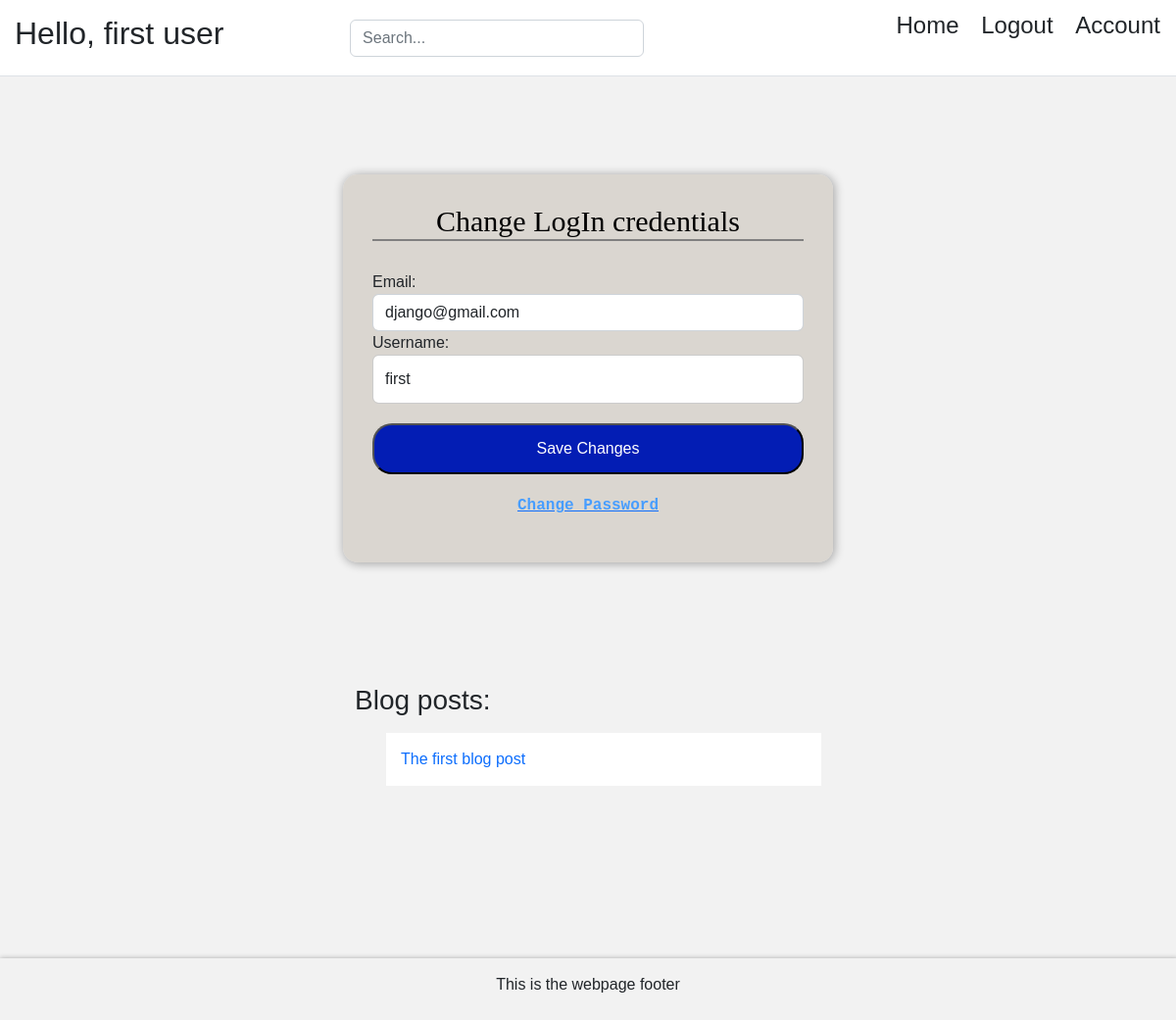
The page /account/ (signed in) on the database its author committed.
### account/models.py (models this page shows, shortened)
class Account(AbstractBaseUser):
    email = models.EmailField(verbose_name="email",unique=True, max_length=254)
    username = models.CharField(max_length=20, unique=True)
    date_joined = models.DateTimeField(verbose_name="date joined", auto_now_add=True)
    last_login = models.DateTimeField(verbose_name="last login", auto_now=True)
    is_admin = models.BooleanField(default=False)
    is_active = models.BooleanField(default=True )
    is_staff = models.BooleanField(default=False)
    is_superuser = models.BooleanField(default=False)
    USERNAME_FIELD = 'email'
    REQUIRED_FIELDS = ['username',]
    object = Myaccountmanager()

### blog/models.py (models this page shows)
class Blogpost(models.Model):
    title = models.CharField(max_length=75,null=False,blank=False)
    body = models.CharField(max_length=6500,null=False,blank=False)
    image = models.ImageField(upload_to=upload_location,null=False,blank=False)
    date_published = models.DateTimeField(auto_now=True,verbose_name ="date published")
    date_update = models.DateTimeField(auto_now_add=True,verbose_name = "date update")
    author = models.ForeignKey(settings.AUTH_USER_MODEL, on_delete=models.CASCADE)
    slug = models.SlugField(blank=True,unique=True)
    def __str__(self):
        return self.title

### account/views.py (the view)
# urls.py: path('account/',account_view,name="account"),
def account_view(request):
    if not request.user.is_authenticated:
        return redirect("login")
    context = {}
    if request.POST:
        form = AccountUpdateForm(request.POST, instance=request.user)
        if form.is_valid():
            form.initial = {
                "email": request.POST['email'],
                "username": request.POST['username']
            }
            form.save()
            context['success_message'] = "Updated"
    else:
        form = AccountUpdateForm(
            initial={
                "email": request.user.email,
                "username":request.user.username,
            }
        )
    context['account_form'] = form
    blog_posts = Blogpost.objects.filter(author=request.user)
    context['blog_posts'] = blog_posts
    return render(request,'account/account.html',context)

### account/forms.py (shortened to what this page needs)
class AccountUpdateForm(forms.ModelForm):
    class Meta:
        model = Account
        fields = ("email","username")

### account/templates/account/account.html (shortened to what this page needs)
{% extends 'base.html' %} {% block content %}
<form id="username-form" method="post">
  <h1>Change LogIn credentials</h1>
  <label>Email:</label>
  <input type="email" name="email" placeholder="Email address" id="inputEmail" class="form-control" value={{account_form.initial.email}} />
  <label>Username:</label>
  <input type="text" id="inputUsername" class="form-control" name="username" placeholder="Username" value={{account_form.initial.username }} />
  <input type="submit" value="Save Changes" />
  <p style="text-align:center; text-decoration: underline; margin-top: 20px; font-family: monospace;" >
    <a href="{% url 'password_change'%}"><b style="color: rgb(71, 157, 255);">Change Password</b></a>
  </p>
</form>
<div class="container mt-4 p-4" id="last-div">
  <div class="row">
    <div class="blog-posts">
      <h3 class="mb-3 font-weight-normal" style="margin:auto;">Blog posts:</h3>
      {% if blog_posts %}
        <ul>
          {% for post in blog_posts %}
            <a href="{% url 'blog:detail' post.slug %}" style="text-decoration: none;">
              <li style="background-color: white; margin-bottom: 5px; padding:15px;" class="list-group-item">{{post}}</li>
            </a>
          {% endfor %}
        </ul>
      {% else %}
        <p>You don't have any blog posts. Create a blog post <u> <a href="{% url 'blog:create' %}">here.</a> </u></p>
      {% endif %}
    </div>
  </div>
</div>
{% endblock content %}

### Templates/snippets/header.html (shortened to what this page needs)
<link
  href="https://cdn.jsdelivr.net/npm/bootstrap@5.2.3/dist/css/bootstrap.min.css"
  rel="stylesheet"
/>
<div
  style="background-color: white"
  class="d-flex flex-column flex-md-row align-items-center pb-3 mb-4 border-bottom"
>
  <span class="fs-4" style="margin-top: 15px; margin-left: 15px;">
    {% if request.user.is_authenticated %}
    <h2>Hello, {{request.user.username}}</h2>
    {% else %}
    <h5><strong>Hello</strong>,Your username will be here after you login ;)</h5>
    {% endif %}
  </span>
  <div class="search-bar mt-sm-3">
    <form method="get">
      <input
        type="text"
        class="form-control"
        placeholder="Search..."
        id="id_q"
        name="q"
      />
    </form>
  </div>
  <nav class="d-inline-flex mt-2 mt-md-0 ms-md-auto">
    {% if request.user.is_authenticated %}
    <h4>
      <a
        class="me-3 py-2 text-dark text-decoration-none"
        href="{% url 'home' %}"
      >
        Home
      </a>
      <a
        class="me-3 py-2 text-dark text-decoration-none"
        href="{% url 'logout' %}"
      >
        Logout
      </a>
      <a
        class="me-3 py-2 text-dark text-decoration-none"
        href="{% url 'account' %}"
      >
        Account
      </a>
    </h4>
    {% endif %}
  </nav>
</div>

### Templates/snippets/header.html (style rules this page uses)
.container { max-width: 960px; }
.search-bar { max-width: 300px; width: 100%; margin-left: auto; margin-right: auto; }

### Templates/base.html (style rules this page uses)
body { background-color: #f2f2f2; }

### account/templates/account/account.html (style rules this page uses)
body { font-family: sans-serif; margin: 0; padding: 0; background: color #f2f2f2;; }
#username-form { max-width: 500px; width: 100%; margin: 100px auto; background-color: rgba(211, 207, 199, 0.775); padding: 30px; border-radius: 15px; box-shadow: 1px 1px 10px 1px rgba(0, 0, 0, 0.3); }
#username-form h1 { margin: 0 0 30px 0; padding: 0; text-align: center; font-size: 30px; font-family: "cheap pine"; color: rgb(0, 0, 0); border-bottom: 2px solid gray; border-spacing: 3px; }
#username-form input[type="text"], #username-form input[type="text"] { width: 100%; margin-bottom: 20px; padding: 12px; border: 1px solid #ccc; box-sizing: border-box; font-size: 16px; }
#username-form input[type="submit"] { width: 100%; padding: 12px; font-size: 16px; background-color: rgb(3, 29, 180); color: #fff; border-radius: 20px; cursor: pointer; }
label { display: block; float: left; }
.blog-posts { max-width: 500px; width: 100%; margin: auto; }

### Templates/snippets/footer.html (style rules this page uses)
p { margin-top: 15px; }

### rows shown on the page
Account: user.username "first user", email "django@gmail.com"
Blogpost: title "The first blog post"
